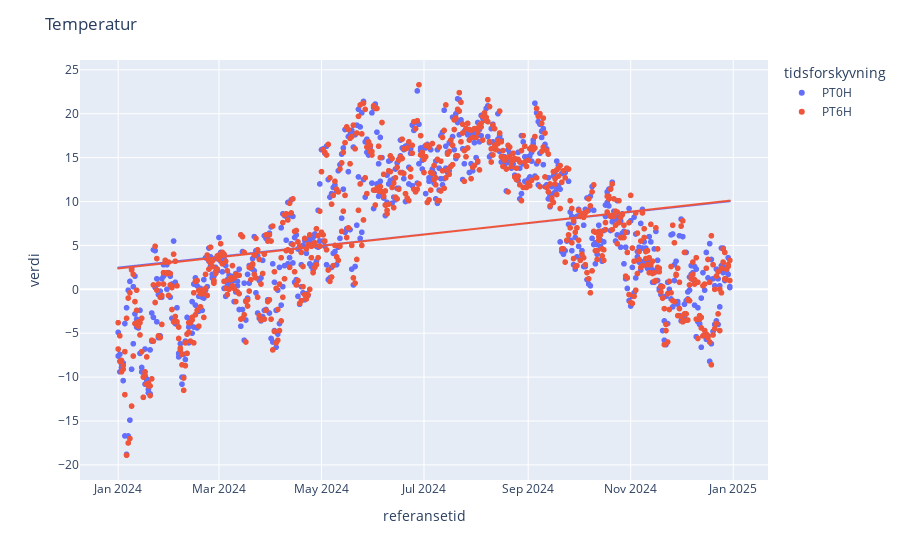

Notebook cell for this chart:
### Markdown cell above
# Ulike visualiseringer

### Tidsforskyvning

Jobber med å visualisere de forskjellige tidsforskyvningene. Plottet er interaktivt og det kan zoomes inn.

### Code cell
# Visualiserer de ulike tidsforskyvningene
fig = px.scatter(temperature, 
                x= 'referansetid', 
                y= 'verdi', 
                color= 'tidsforskyvning', 
                trendline= 'ols'
                )

fig.update_layout(title=dict(text='Temperatur')
)
fig.show()

### Figure 1 — Plotly figure (JSON) as saved in the notebook; plotly's stock layout.template omitted (floating-point values rounded to 4 significant figures; data arrays with more than 128 entries replaced by an {"elided": "..."} marker saying what was removed)
{"data": [{"hovertemplate": "tidsforskyvning=PT0H<br>referansetid=%{x}<br>verdi=%{y}<extra></extra>", "legendgroup": "PT0H", "marker": {"color": "#636efa", "symbol": "circle"}, "mode": "markers", "name": "PT0H", "showlegend": true, "type": "scattergl", "x": {"elided": "730 str values"}, "xaxis": "x", "y": {"elided": "730 float values"}, "yaxis": "y"}, {"hovertemplate": "<b>OLS trendline</b><br>verdi = 2.40529e-07 * referansetid + -407.408<br>R<sup>2</sup>=0.074549<br><br>tidsforskyvning=PT0H<br>referansetid=%{x}<br>verdi=%{y} <b>(trend)</b><extra></extra>", "legendgroup": "PT0H", "marker": {"color": "#636efa", "symbol": "circle"}, "mode": "lines", "name": "PT0H", "showlegend": false, "type": "scattergl", "x": {"elided": "730 str values"}, "xaxis": "x", "y": {"elided": "730 float values"}, "yaxis": "y"}, {"hovertemplate": "tidsforskyvning=PT6H<br>referansetid=%{x}<br>verdi=%{y}<extra></extra>", "legendgroup": "PT6H", "marker": {"color": "#EF553B", "symbol": "circle"}, "mode": "markers", "name": "PT6H", "showlegend": true, "type": "scattergl", "x": {"elided": "730 str values"}, "xaxis": "x", "y": {"elided": "730 float values"}, "yaxis": "y"}, {"hovertemplate": "<b>OLS trendline</b><br>verdi = 2.45625e-07 * referansetid + -416.185<br>R<sup>2</sup>=0.077159<br><br>tidsforskyvning=PT6H<br>referansetid=%{x}<br>verdi=%{y} <b>(trend)</b><extra></extra>", "legendgroup": "PT6H", "marker": {"color": "#EF553B", "symbol": "circle"}, "mode": "lines", "name": "PT6H", "showlegend": false, "type": "scattergl", "x": {"elided": "730 str values"}, "xaxis": "x", "y": {"elided": "730 float values"}, "yaxis": "y"}], "layout": {"legend": {"title": {"text": "tidsforskyvning"}, "tracegroupgap": 0}, "margin": {"t": 60}, "title": {"text": "Temperatur"}, "xaxis": {"anchor": "y", "domain": [0, 1], "title": {"text": "referansetid"}}, "yaxis": {"anchor": "x", "domain": [0, 1], "title": {"text": "verdi"}}}}
